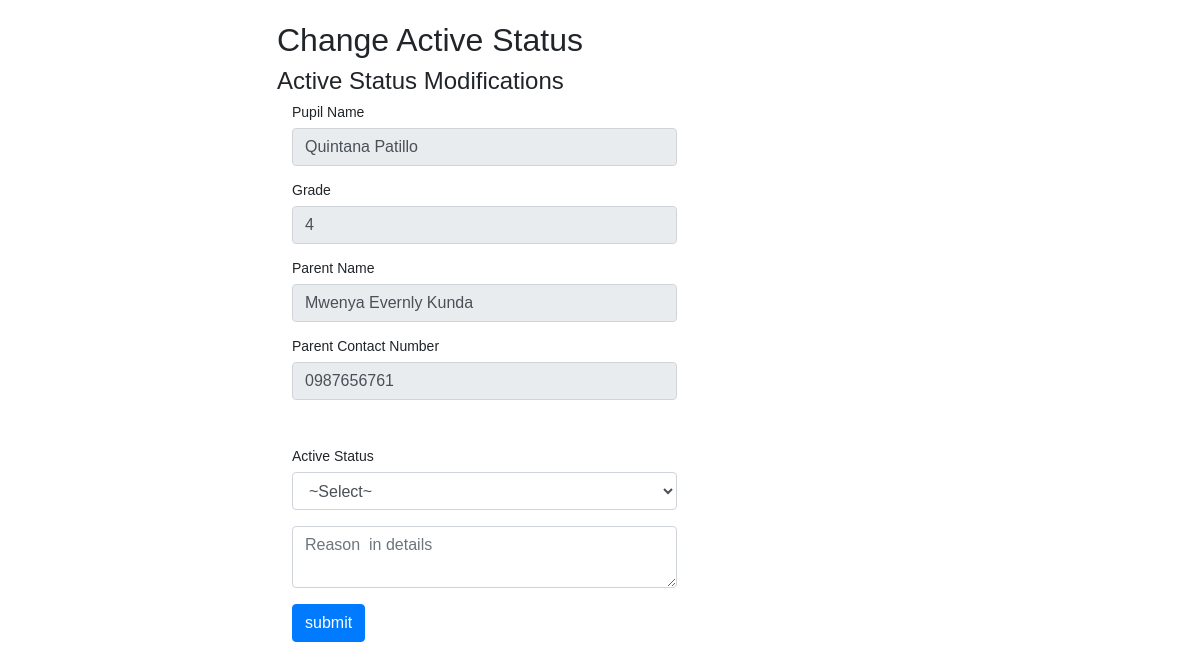
Page /teacher/activeStatus.php?id=2 on the committed database.
### tables this page shows
CREATE TABLE `pupil` (
  `pupilID` int(11) NOT NULL,
  `pupilName` varchar(50) NOT NULL,
  `parentID` int(11) NOT NULL,
  `dateOfBirth` varchar(10) NOT NULL,
  `grade` int(11) NOT NULL,
  `yearStarted` varchar(20) NOT NULL,
  `dateModified` date DEFAULT NULL,
  `activeStatus` varchar(20) DEFAULT 'active'
);

CREATE TABLE `parent` (
  `parentID` int(11) NOT NULL,
  `parentName` varchar(50) NOT NULL,
  `phoneNumber` varchar(20) NOT NULL,
  `address` varchar(20) NOT NULL,
  `dateCreated` varchar(100) NOT NULL
);

### teacher/activeStatus.php (the view, shortened to what this page needs)
<?php
    require_once "../includes/config.php";
    if(isset($_GET['id'])){
        $pupilID = $_GET['id'];
        $pupilName = '';
        $parentName = '';
        $parentPhoneNumber = '';
        $grade = '';
        $SQL = "SELECT * FROM pupil, parent WHERE pupil.pupilID = '$pupilID' AND pupil.parentID = parent.parentID";
        $results = mysqli_query($mysqli, $SQL);
        if(mysqli_num_rows($results) > 0){
            while($rows = mysqli_fetch_assoc($results)){
                $pupilName = $rows['pupilName'];
                $parentName = $rows['parentName'];
                $parentPhoneNumber = $rows['phoneNumber'];
                $grade = $rows['grade'];
            }
        }
    }
?>
<!DOCTYPE html>
<html lang="en">
<head>
<link rel="stylesheet" href="https://maxcdn.bootstrapcdn.com/bootstrap/4.0.0/css/bootstrap.min.css">
</head>
<body>
<div class="container">
    <div class="wrapper">
        <h2>Change Active Status</h2>
        <form class="form-group" action="" method="POST">
            <h4> Active Status Modifications </h4>
			<div class="col-sm-6">
                <label>Pupil Name</label>
				<input type="text" name="fullName" readonly value="<?php echo $pupilName; ?>" placeholder="Pupil" class="form-control">
			</div><br>
            <div class="col-sm-6">
                <label>Grade</label>
				<input type="text" readonly value="<?php echo $grade; ?>" placeholder="Grade" class="form-control">
			</div><br>
			<div class="col-sm-6">
               <label>Parent Name</label>
				<input type="text" name="parentName" readonly value="<?php echo $parentName; ?>" placeholder="Parent Name" class="form-control">
			</div>
			<br>
			<div class="col-sm-6">
            <label>Parent Contact Number</label>
				<input type="text" name="phoneNumber" readonly value="<?php echo $parentPhoneNumber; ?>" placeholder="Phone Number" class="form-control">
			</div>
			<br><br><br>
            <div class="col-sm-6">
            <label>Active Status</label>
                <select name="activeStatus" class="form-control" onChange="accountSelect(this)">
                        <option id="select">
                            ~Select~
                        </option>
                </select>
			</div><br>
            <div class="col-sm-6">
                <textarea name="reasonDetails" placeholder="Reason  in details" required class="form-control"></textarea>
            </div>
            <br>
            <div class="col-sm-6">
            <input class="btn btn-primary" type="submit" name="submit" value="submit" />
            </div>
        </form>
    </div>
</div>
</body>
</html>

### teacher/activeStatus.php (style rules this page uses)
body { font: 14px sans-serif; }
.wrapper { width: 850px; padding: 10px; margin-left: 20%; margin-top:1% }

### rows in the picture
pupil: fullName "Quintana Patillo", grade "4", parentName "Mwenya Evernly Kunda", phoneNumber "0987656761"
